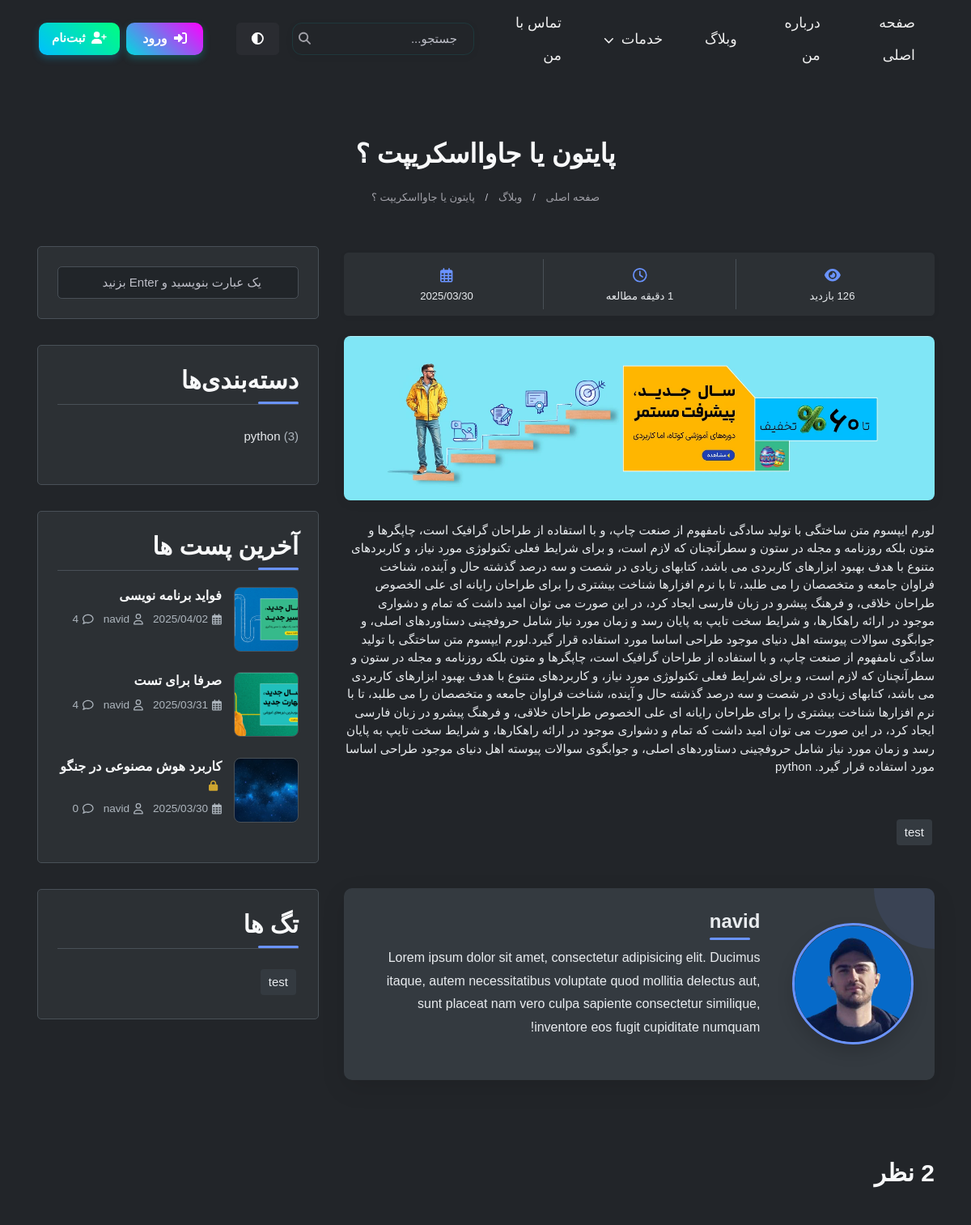
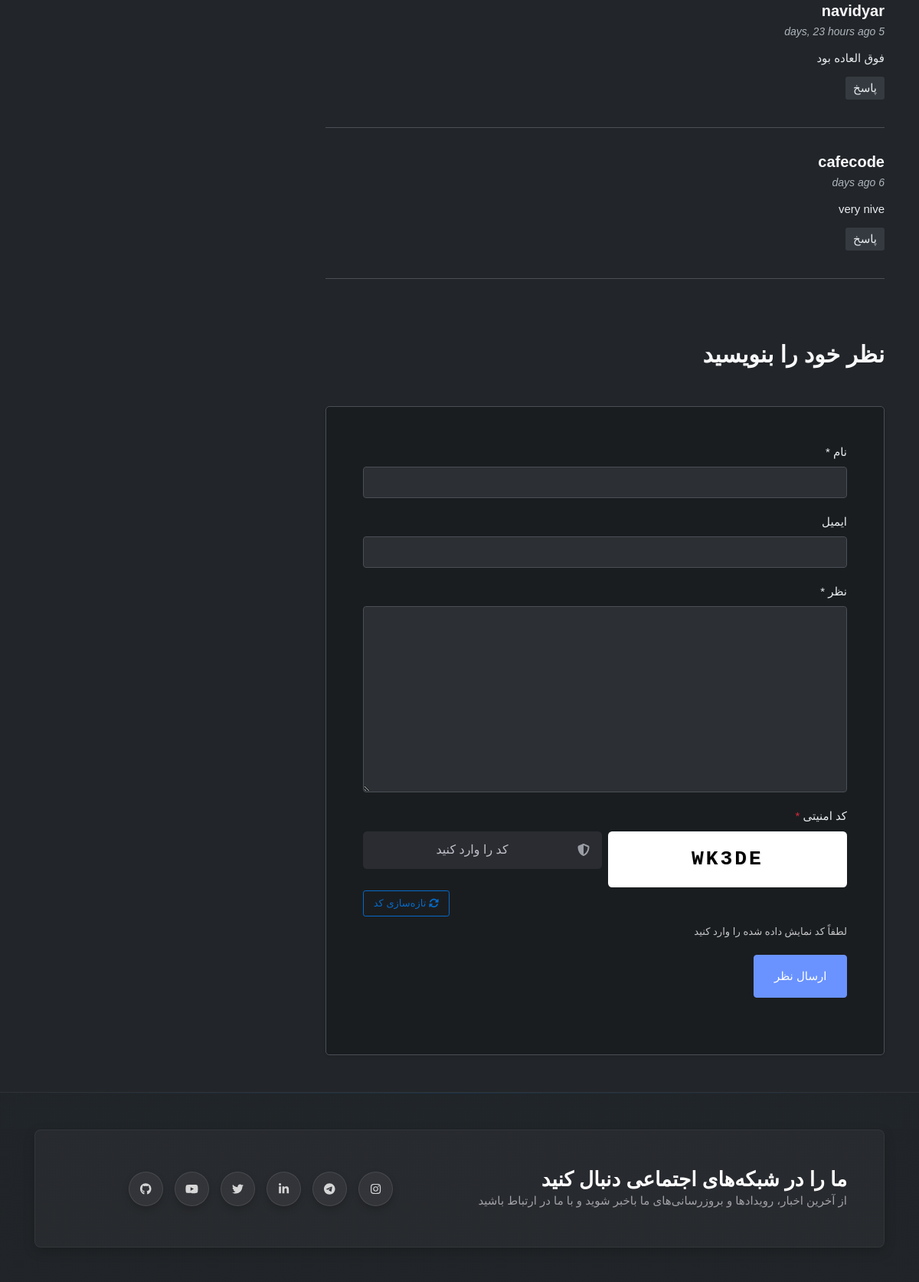
Page /blog/just-for-test/ (upper part) on the committed database (2 pictures, top to bottom).
### blog/models.py (models this page shows, shortened)
class Post(models.Model):
    author = models.ForeignKey(User, on_delete=models.SET_NULL, null=True, blank=True)
    title = models.CharField(max_length=200 , unique=True )
    slug = models.SlugField(max_length=255, unique=True, null=True, blank=True)
    content = models.TextField()
    image = models.ImageField(upload_to='blog_images/', default='blog_images/default.jpg')
    category = models.ForeignKey(Category, on_delete=models.CASCADE, null=True, blank=True)
    tags = TaggableManager()
    count_views = models.IntegerField(default=0)
    status = models.BooleanField(default=False)
    publish_at = models.DateTimeField(null=True, blank=True)
    created_at = models.DateTimeField(auto_now_add=True)
    updated_at = models.DateTimeField(auto_now=True)
    login_required = models.BooleanField(default=False)
    class Meta:
        ordering = ['-created_at']
    def save(self, *args, **kwargs):
        if not self.slug:
            self.slug = slugify(self.title)
        super().save(*args, **kwargs)

class Comment(models.Model):
    post = models.ForeignKey(Post, on_delete=models.CASCADE)
    name = models.CharField(max_length=200)
    email = models.EmailField(blank=True, null=True)
    subject = models.CharField(max_length=200, blank=True, null=True)
    message = models.TextField()
    created_at = models.DateTimeField(auto_now_add=True)
    updated_at = models.DateTimeField(auto_now=True)
    approved = models.BooleanField(default=False)
    class Meta:
        ordering = ['-created_at']

class Category(models.Model):
    name = models.CharField(max_length=200)
    def get_post_count(self):
        return self.post_set.filter(status=True).count()

### blog/views.py (the view)
# urls.py: path('<slug:slug>/', views.blog_single, name='blog_single'),
def blog_single(request, slug):
    if not slug or slug == '':
        return redirect('blog:blog')
    captcha_code = generate_captcha_code()
    post = get_object_or_404(Post, slug=slug, status=True)
    if post.login_required and not request.user.is_authenticated:
        messages.warning(request, "برای مشاهده این مطلب باید وارد حساب کاربری خود شوید")
        return HttpResponseRedirect(reverse('accounts:login') + f'?next={request.path}')
    if request.method == 'POST':
        form = CommentForm(request.POST)
        server_captcha = request.POST.get('server_captcha', '')
        user_captcha = request.POST.get('captcha_input', '')
        if user_captcha.upper() != server_captcha.upper():
            messages.error(request, "کد امنیتی وارد شده صحیح نیست.")
            comments = Comment.objects.filter(post=post.id, approved=True).order_by('-created_at')
            categories = Category.objects.filter(post=post)
            word_count = len(post.content.split())
            reading_time = max(1, round(word_count / 200))
            latest_posts = Post.objects.filter(status=True).exclude(id=post.id).order_by('-created_at')[:3]
            context = {
                'post': post,
                'categories': categories,
                'reading_time': reading_time,
                'tags': post.tags.all(),
                'comments': comments,
                'form': form,
                'latest_posts': latest_posts,
                'captcha_code': captcha_code
            }
            return render(request, 'blog/blog-single.html', context)
        if form.is_valid():
            comment = form.save(commit=False)
            comment.post = post
            comment.save()
            messages.success(request, 'نظر شما با موفقیت ثبت شد و پس از تایید نمایش داده خواهد شد')
            return redirect('blog:blog_single', slug=slug)
        else:
            for field, errors in form.errors.items():
                for error in errors:
                    messages.error(request, f"خطا در فیلد {field}: {error}")
    else:
        form = CommentForm()
    comments = Comment.objects.filter(post=post.id, approved=True).order_by('-created_at')
    categories = Category.objects.filter(post=post)
    post.count_views += 1
    post.save()
    word_count = len(post.content.split())
    reading_time = max(1, round(word_count / 200))
    latest_posts = Post.objects.filter(status=True).exclude(id=post.id).order_by('-created_at')[:3]
    context = {
        'post': post,
        'categories': categories,
        'reading_time': reading_time,
        'tags': post.tags.all(),
        'comments': comments,
        'form': form,
        'latest_posts': latest_posts,
        'captcha_code': captcha_code
    }
    return render(request, 'blog/blog-single.html', context)

### blog/forms.py
class CommentForm(forms.ModelForm):
    email = forms.EmailField(required=False, label='ایمیل')
    class Meta:
        model = Comment
        fields = ['name', 'email', 'message']

### blog/views.py (called while the page is built)
def generate_captcha_code(length=5):
    characters = string.ascii_uppercase + string.digits
    characters = characters.replace('0', '').replace('O', '').replace('1', '').replace('I', '')
    return ''.join(random.choice(characters) for _ in range(length))

### templates/blog/blog-single.html (shortened to what this page needs)
{% extends 'base.html' %}
{% load static %}
{% load humanize %}
{% block extra_css %}
<link rel="stylesheet" href="{% static 'css/blog-single.css' %}">
<link rel="stylesheet" href="https://cdnjs.cloudflare.com/ajax/libs/animate.css/4.1.1/animate.min.css">
{% endblock %}
{% block content %}
<section class="ftco-section mt-5 pt-4 pb-5">
  <div class="container">
    <div class="row mb-2">
      <div class="col-12 text-center">
        <h2 class="mb-2">{{ post.title }}
        </h2>
      </div>
    </div>
      <div class="d-flex justify-content-center position-relative mb-4">
        <nav aria-label="breadcrumb">
          <ol class="breadcrumb mb-0">
            <li class="breadcrumb-item"><a href="/">صفحه اصلی</a></li>
            <li class="breadcrumb-item"><a href="{% url 'blog:blog' %}">وبلاگ</a></li>
            <li class="breadcrumb-item"><a href="{{ request.path }}">{{post.title}}</a></li>
          </ol>
        </nav>
      </div>
    <div class="row">
      <div class="col-lg-8">
        <div class="post-meta mb-4 p-2 rounded w-100" style="margin-top: 1.5rem;">
          <div class="row g-0">
            <div class="col-md-4 text-center border-end py-2">
              <div class="icon mb-1"><i class="fas fa-eye"></i></div>
              <div class="info small">{{ post.count_views }} بازدید</div>
            </div>
            <div class="col-md-4 text-center border-end py-2">
              <div class="icon mb-1"><i class="far fa-clock"></i></div>
              <div class="info small">{{ reading_time }} دقیقه مطالعه</div>
            </div>
            <div class="col-md-4 text-center py-2">
              <div class="icon mb-1"><i class="far fa-calendar-alt"></i></div>
              <div class="info small">{{ post.created_at|date:"Y/m/d" }}</div>
            </div>
          </div>
        </div>
        <div class="post-image-container mb-4">
          <img src="{{post.image.url}}" alt="{{post.title}}" class="img-fluid rounded w-100" style="max-height: 500px; object-fit: cover;">
        </div>
        <p>{{ post.content|safe }}</p>
        <div class="tag-widget post-tag-container mb-5 mt-5">
          <div class="tagcloud">
            {% for tag in tags %}
            <a href="{% url 'blog:blog' %}?tag={{ tag.name }}" class="tag-cloud-link">{{ tag.name }}</a>
            {% empty %}
            <p>هیچ تگی یافت نشد</p>
            {% endfor %}
          </div>
        </div>
        <div class="about-author p-4">
          <div class="author-container">
            <div class="author-image">
              <img src="{% static 'images/about/3333.png' %}" alt="{{post.author.username}}" class="img-fluid">
            </div>
            <div class="author-content">
              <h3>{{post.author.username}}</h3>
              <p>Lorem ipsum dolor sit amet, consectetur adipisicing elit. Ducimus itaque, autem necessitatibus voluptate quod mollitia delectus aut, sunt placeat nam vero culpa sapiente consectetur similique, inventore eos fugit cupiditate numquam!</p>
            </div>
          </div>
        </div>
        <div class="pt-5 mt-5" id="comments-section">
          <h3 class="mb-5">{{ comments.count }} نظر</h3>
          <ul class="comment-list">
          {% for comment in comments %}
            <li class="comment">
              <div class="comment-body">
                <h3>{{ comment.name }}</h3>
                <div class="meta">{{ comment.created_at|naturaltime }} </div>
                <p>{{ comment.message }}</p>
                <p><a href="#" class="reply">پاسخ</a></p>
              </div>
            </li>
            {% endfor %}
          </ul>
          <div class="comment-form-wrap pt-5">
            <h3 class="mb-5">نظر خود را بنویسید</h3>
            <form action="{% url 'blog:blog_single' post.slug %}" method="post" class="p-5">
              {% if request.user.is_authenticated %}
                <input type="hidden" name="name" value="{{ request.user.username }}">
                <input type="hidden" name="email" value="{{ request.user.email }}">
                <div class="alert alert-info d-flex align-items-center animate__animated animate__fadeIn" role="alert" style="border-right: 3px solid #17a2b8; background-color: rgba(23, 162, 184, 0.1); box-shadow: 0 1px 5px rgba(0,0,0,0.08); padding: 10px 12px; margin-bottom: 20px; border-radius: 4px; max-width: 100%; font-size: 14px;">
                  <div style="margin-left: 8px; font-size: 16px; color: #17a2b8;">
                    <i class="fas fa-info-circle"></i>
                  </div>
                  <div style="margin-right: 4px; font-size: 14px; font-weight: 400;">
                    نام و ایمیل شما به صورت خودکار از حساب کاربری‌تان استفاده خواهد شد.
                  </div>
                </div>
              {% else %}
                <div class="form-group">
                  <label for="name">نام *</label>
                  <input type="text" class="form-control" id="name" name="name" required>
                </div>
                <div class="form-group">
                  <label for="email">ایمیل</label>
                  <input type="email" class="form-control" id="email" name="email">
                </div>
              {% endif %}
              <div class="form-group">
                <label for="message">نظر *</label>
                <textarea name="message" id="message" cols="30" rows="10" class="form-control" required></textarea>
              </div>
              <div class="form-group">
                <label for="captcha-input" class="form-label">کد امنیتی <span class="text-danger">*</span></label>
                <div class="row g-2">
                    <div class="col-6">
                        <div class="captcha-container bg-white border rounded p-3 text-center">
                            <span id="captcha-code" class="fw-bold fs-4 user-select-none"
                                style="letter-spacing: 3px; font-family: 'Courier New', monospace; color: #000; text-shadow: 1px 1px 2px rgba(0,0,0,0.1);">{{ captcha_code }}</span>
                        </div>
                    </div>
                    <div class="col-6">
                        <div class="input-group input-group-lg">
                            <span class="input-group-text bg-light rounded-start border-0 text-secondary px-3">
                                <i class="fas fa-shield-alt"></i>
                            </span>
                            <input type="text" class="form-control border-0 bg-light rounded-end ps-1 text-center"
                                placeholder="کد را وارد کنید" id="captcha-input" name="captcha_input" required>
                        </div>
                    </div>
                </div>
                <div class="d-flex justify-content-end mt-1">
                    <a href="{{ request.path }}" class="btn btn-sm btn-outline-primary">
                        <i class="fas fa-sync-alt"></i> تازه‌سازی کد
                    </a>
                </div>
                <small class="text-muted d-block mt-1">لطفاً کد نمایش داده شده را وارد کنید</small>
              </div>
              <div class="form-group">
                <input type="submit" value="ارسال نظر" class="btn py-3 px-4 btn-primary">
              </div>
            </form>
          </div>
        </div>
      </div>
      <div class="col-lg-4 sidebar">
        <div class="sidebar-box">
          <form action="{% url 'blog:blog' %}" method="get" class="search-form">
            <div class="form-group">
              <input type="text" class="form-control" name="q" placeholder="یک عبارت بنویسید و Enter بزنید" required>
            </div>
          </form>
        </div>
        <div class="sidebar-box">
          <h3 class="heading-sidebar">دسته‌بندی‌ها</h3>
          <ul class="categories">
            {% for category in categories %}
            <li><a href="{% url 'blog:blog' %}?category={{ category.name }}">{{ category.name }} <span>({{ category.get_post_count }})</span></a></li>
            {% empty %}
            <li><a href="{% url 'blog:blog' %}">بدون دسته‌بندی</a></li>
            {% endfor %}
          </ul>
        </div>
        <div class="sidebar-box">
          <h3 class="heading-sidebar">آخرین پست ها</h3>
          {% for post in latest_posts %}
          <div class="block-21 mb-4 d-flex">
            <a class="blog-img mr-4" style="background-image: url('{{ post.image.url }}');"></a>
            <div class="text">
              <h3 class="heading"><a href="{% url 'blog:blog_single' post.slug %}">{{ post.title }}</a>
                {% if post.login_required %}
                <i class="fas fa-lock text-warning sidebar-lock-icon" title="این مطلب فقط برای کاربران ثبت‌نام شده قابل مشاهده است"></i>
                {% endif %}
              </h3>
              <div class="meta">
                <div><a href="#"><i class="far fa-calendar-alt" style="margin-left: 5px;"></i> {{ post.created_at|date:"Y/m/d" }}</a></div>
                <div><a href="#"><i class="far fa-user" style="margin-left: 5px;"></i> {{ post.author.first_name }}</a></div>
                <div><a href="#comments-section"><i class="far fa-comment" style="margin-left: 5px;"></i> {{ post.comment_set.filter.count }}</a></div>
              </div>
            </div>
          </div>
          {% empty %}
          <p>هیچ پستی یافت نشد.</p>
          {% endfor %}
        </div>
        <div class="sidebar-box">
          <h3 class="heading-sidebar">تگ ها</h3>
          <div class="tagcloud">
            {% for tag in tags %}
            <a href="{% url 'blog:blog' %}?tag={{ tag.name }}" class="tag-cloud-link">{{ tag.name }}</a>
            {% empty %}
            <p>هیچ تگی یافت نشد</p>
            {% endfor %}
          </div>
        </div>
      </div>
    </div>
  </div>
</section>
{% endblock %}

### templates/blog/blog-single.html (style rules this page uses)
.post-meta { box-shadow: 0 2px 10px rgba(0, 0, 0, 0.03); border-radius: 6px; transition: all 0.3s ease; max-width: 100%; display: inline-block; background-color: var(--bg-sidebar); }
.post-meta .icon { font-size: 1.1rem; color: var(--primary-color); }
.post-meta .info { font-weight: 500; color: var(--text-secondary); line-height: 1.2; }
.border-end { border-left: 1px solid var(--border-color) !important; border-right: none !important; }
.post-image-container { overflow: hidden; border-radius: 8px; box-shadow: 0 3px 15px rgba(0, 0, 0, 0.05); transition: all 0.3s ease; }
.post-image-container img { transition: all 0.5s ease; }
.heading-sidebar { position: relative; padding-bottom: 10px; margin-bottom: 20px; font-weight: 600; }
.heading-sidebar:after { content: ''; position: absolute; bottom: 0; right: 0; width: 50px; height: 3px; background-color: var(--primary-color); border-radius: 3px; transition: all 0.3s ease; }
.sidebar-lock-icon { font-size: 0.8em; margin-right: 5px; vertical-align: middle; opacity: 0.8; transition: all 0.3s ease; animation: float 2s ease-in-out infinite; }

### templates/base.html (style rules this page uses)
:root { --card-bg-light: linear-gradient(145deg, #ffffff, #f5f5f5); --card-bg-dark: linear-gradient(145deg, #2c3e50, #1a252f); --text-light: #2c3e50; --text-dark: #ecf0f1; --text-muted-light: #34495e; --text-muted-dark: rgba(236, 240, 241, 0.7); --border-light: rgba(0,0,0,0.1); --border-dark: rgba(255,255,255,0.1); --hover-shadow-light: rgba(0,0,0,0.1); --hover-shadow-dark: rgba(0,0,0,0.3); --icon-bg-light: rgba(78, 115, 223, 0.1); --icon-bg-dark: rgba(78, 115, 223, 0.2); --item-hover-light: rgba(78, 115, 223, 0.05); --item-hover-dark: rgba(78, 115, 223, 0.1); --accent-light: #4e73df; --accent-dark: #6a93ff; }

### rows in the picture
Post: title "پایتون یا جاوااسکریپت ؟", created_at "2025/03/30", image (picture), content "لورم ایپسوم متن ساختگی با تولید سادگی نامفهوم از صنعت چاپ، و با استفاده از طراحان گرافیک است، چاپگرها و متون بلکه روزنامه و مجله در ستون و سطرآنچنان که لازم است، و برای شرایط فعلی تکنولوژی مورد نیاز، و کاربردهای متنوع با هدف بهبود ابزارهای کاربردی می باشد، کتابهای زیادی در شصت و سه درصد گذشته حال و آینده، شناخت فراوان جامعه و متخصصان را می طلبد، تا با نرم افزارها شناخت بیشتری را برای طراحان رایانه ای علی الخصوص طراحان خلاقی، و فرهنگ پیشرو در زبان فارسی ایجاد کرد، در این صورت می توان امید داشت که تمام و دشواری موجود در ارائه راهکارها، و شرایط سخت تایپ به پایان رسد و زمان مورد نیاز شامل حروفچینی دستاوردهای اصلی، و جوابگوی سوالات پیوسته اهل دنیای موجود طراحی اساسا مورد استفاده قرار گیرد.لورم…", author.username "navid"
Tag: name "test"
Comment: name "navidyar", created_at "5 days, 23 hours ago", message "فوق العاده بود"
Comment: name "cafecode", created_at "6 days ago", message "very nive"
Category: name "python", get_post_count "3"
Post: image (picture), title "فواید برنامه نویسی", created_at "2025/04/02", author.first_name "navid", comment_set.filter.count "4"
Post: image (picture), title "صرفا برای تست", created_at "2025/03/31", author.first_name "navid", comment_set.filter.count "4"
Post: image (picture), title "کاربرد هوش مصنوعی در جنگو", login_required True (drawn), created_at "2025/03/30", author.first_name "navid", comment_set.filter.count "0"

### other values in the picture
{{ captcha_code }} "WK3DE"
